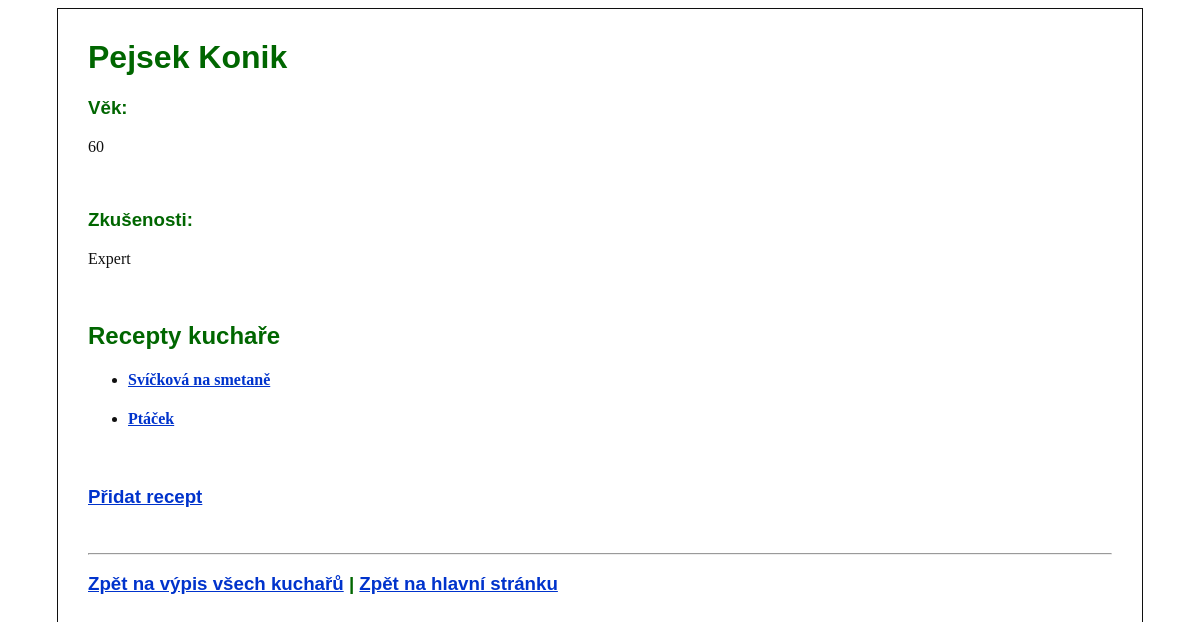
The app's page /chef/4/ with its own data.
### recipes/models.py (models this page shows, shortened)
class Chef(models.Model):
    Beginner  = 'Beginner'
    Advanced = 'Advanced'
    Expert = 'Expert'
    Magical = 'Magical'
    EXPERIENCES = (
        (Beginner, 'Beginner'),
        (Advanced, 'Advanced'),
        (Expert, 'Expert'),
        (Magical, 'Magical'),
        )
    name = models.CharField(max_length=50)
    age = models.IntegerField(validators=[MinValueValidator(10), MaxValueValidator(110)])
    experience = models.CharField(max_length=50, choices=EXPERIENCES, default=Beginner)
    date_added = models.DateTimeField()

class Recipe(models.Model):
    chef = models.ForeignKey(Chef)
    r_title = models.CharField(max_length=70)
    ingredients = models.TextField(max_length=2000)
    process = models.TextField()
    date_published = models.DateTimeField()

### recipes/views.py (the view)
# urls.py: url(r'^chef/(?P<chef_id>[0-9]+)/$', views.chefs_detail, name='chefs_detail'),
def chefs_detail(request, chef_id):
    chef = get_object_or_404(Chef, pk=chef_id)
    return render(request, 'recipes/chefs_detail.html', {'chef' : chef})

### recipes/templates/recipes/chefs_detail.html (shortened to what this page needs)
{% load staticfiles %}
<link rel="stylesheet" type="text/css" href="{% static 'recipes/style.css' %}" />
    <h1>{{ chef.name }}</h1>
    <h3> Věk: </h3>
    <p> {{ chef.age }}</p>
    <h3>Zkušenosti: </h3>
    <p> {{ chef.experience }} </p>
    <h2>Recepty kuchaře</h2>
    <ul>
    {% for recipe in chef.recipe_set.all %}
        <li><h4><a href="{% url 'recipes_detail' recipe.id %}"> {{ recipe.r_title }} </a></h4></li>
    {% endfor %}
    </ul>
<h3><a href="{% url 'add_recipe' chef.id %}">Přidat recept</a></h3>
<hr>
<h3><a href="/recipes/chefs">Zpět na výpis všech kuchařů</a> | <a href="/recipes/">Zpět na hlavní stránku</a></h3>

### recipes/static/recipes/style.css (style rules this page uses)
a { color: rgb(0, 51, 204); }
h1, h2, h3 { font-family: Arial; color: rgb(0, 102, 0); }

### records on screen
Chef: name "Pejsek Konik", age "60", experience "Expert"
Recipe: r_title "Svíčková na smetaně"
Recipe: r_title "Ptáček"
